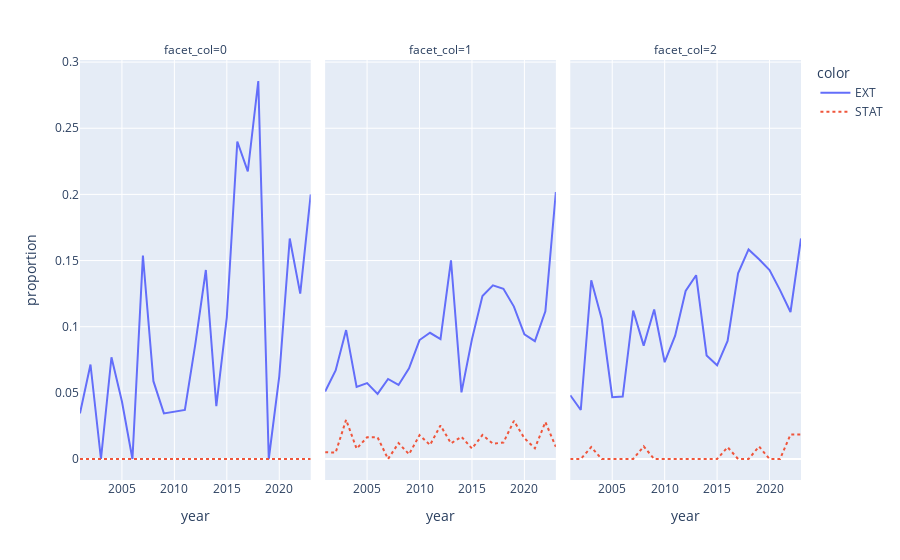

Notebook source saved alongside this figure:
### Code cell
fig

### Figure 1 — Plotly figure (JSON) as saved in the notebook; plotly's stock layout.template omitted (floating-point values rounded to 4 significant figures)
{"data": [{"hovertemplate": "color=EXT<br>facet_col=0<br>year=%{x}<br>proportion=%{y}<extra></extra>", "legendgroup": "EXT", "line": {"color": "#636efa", "dash": "solid"}, "marker": {"symbol": "circle"}, "mode": "lines", "name": "EXT", "orientation": "v", "showlegend": true, "type": "scatter", "x": [2001, 2002, 2003, 2004, 2005, 2006, 2007, 2008, 2009, 2010, 2011, 2012, 2013, 2014, 2015, 2016, 2017, 2018, 2019, 2020, 2021, 2022, 2023], "xaxis": "x", "y": [0.03448, 0.07143, 0, 0.07692, 0.04348, 0, 0.1538, 0.05882, 0.03448, 0.03571, 0.03704, 0.08696, 0.1429, 0.04, 0.1071, 0.24, 0.2174, 0.2857, 0, 0.0625, 0.1667, 0.125, 0.2], "yaxis": "y"}, {"hovertemplate": "color=EXT<br>facet_col=1<br>year=%{x}<br>proportion=%{y}<extra></extra>", "legendgroup": "EXT", "line": {"color": "#636efa", "dash": "solid"}, "marker": {"symbol": "circle"}, "mode": "lines", "name": "EXT", "orientation": "v", "showlegend": false, "type": "scatter", "x": [2001, 2002, 2003, 2004, 2005, 2006, 2007, 2008, 2009, 2010, 2011, 2012, 2013, 2014, 2015, 2016, 2017, 2018, 2019, 2020, 2021, 2022, 2023], "xaxis": "x2", "y": [0.05102, 0.06699, 0.09746, 0.05447, 0.05738, 0.04918, 0.06048, 0.056, 0.06859, 0.08993, 0.09541, 0.09058, 0.1502, 0.05034, 0.09055, 0.1232, 0.1313, 0.1286, 0.1152, 0.09424, 0.08907, 0.1116, 0.2018], "yaxis": "y2"}, {"hovertemplate": "color=EXT<br>facet_col=2<br>year=%{x}<br>proportion=%{y}<extra></extra>", "legendgroup": "EXT", "line": {"color": "#636efa", "dash": "solid"}, "marker": {"symbol": "circle"}, "mode": "lines", "name": "EXT", "orientation": "v", "showlegend": false, "type": "scatter", "x": [2001, 2002, 2003, 2004, 2005, 2006, 2007, 2008, 2009, 2010, 2011, 2012, 2013, 2014, 2015, 2016, 2017, 2018, 2019, 2020, 2021, 2022, 2023], "xaxis": "x3", "y": [0.04819, 0.03704, 0.1351, 0.1058, 0.04673, 0.04717, 0.1121, 0.08571, 0.113, 0.07317, 0.09322, 0.127, 0.1389, 0.07826, 0.0708, 0.08929, 0.1404, 0.1584, 0.1509, 0.1429, 0.1277, 0.1111, 0.1667], "yaxis": "y3"}, {"hovertemplate": "color=STAT<br>facet_col=0<br>year=%{x}<br>proportion=%{y}<extra></extra>", "legendgroup": "STAT", "line": {"color": "#EF553B", "dash": "dot"}, "marker": {"symbol": "circle"}, "mode": "lines", "name": "STAT", "orientation": "v", "showlegend": true, "type": "scatter", "x": [2001, 2002, 2003, 2004, 2005, 2006, 2007, 2008, 2009, 2010, 2011, 2012, 2013, 2014, 2015, 2016, 2017, 2018, 2019, 2020, 2021, 2022, 2023], "xaxis": "x", "y": [0, 0, 0, 0, 0, 0, 0, 0, 0, 0, 0, 0, 0, 0, 0, 0, 0, 0, 0, 0, 0, 0, 0], "yaxis": "y"}, {"hovertemplate": "color=STAT<br>facet_col=1<br>year=%{x}<br>proportion=%{y}<extra></extra>", "legendgroup": "STAT", "line": {"color": "#EF553B", "dash": "dot"}, "marker": {"symbol": "circle"}, "mode": "lines", "name": "STAT", "orientation": "v", "showlegend": false, "type": "scatter", "x": [2001, 2002, 2003, 2004, 2005, 2006, 2007, 2008, 2009, 2010, 2011, 2012, 2013, 2014, 2015, 2016, 2017, 2018, 2019, 2020, 2021, 2022, 2023], "xaxis": "x2", "y": [0.005102, 0.004785, 0.02966, 0.007782, 0.01639, 0.01639, 0, 0.012, 0.00361, 0.01799, 0.0106, 0.02536, 0.01186, 0.01678, 0.007874, 0.01812, 0.01158, 0.01245, 0.02881, 0.01571, 0.008097, 0.02791, 0.009174], "yaxis": "y2"}, {"hovertemplate": "color=STAT<br>facet_col=2<br>year=%{x}<br>proportion=%{y}<extra></extra>", "legendgroup": "STAT", "line": {"color": "#EF553B", "dash": "dot"}, "marker": {"symbol": "circle"}, "mode": "lines", "name": "STAT", "orientation": "v", "showlegend": false, "type": "scatter", "x": [2001, 2002, 2003, 2004, 2005, 2006, 2007, 2008, 2009, 2010, 2011, 2012, 2013, 2014, 2015, 2016, 2017, 2018, 2019, 2020, 2021, 2022, 2023], "xaxis": "x3", "y": [0, 0, 0.009009, 0, 0, 0, 0, 0.009524, 0, 0, 0, 0, 0, 0, 0, 0.008929, 0, 0, 0.009434, 0, 0, 0.01852, 0.01852], "yaxis": "y3"}], "layout": {"annotations": [{"font": {}, "showarrow": false, "text": "facet_col=0", "x": 0.16, "xanchor": "center", "xref": "paper", "y": 1, "yanchor": "bottom", "yref": "paper"}, {"font": {}, "showarrow": false, "text": "facet_col=1", "x": 0.5, "xanchor": "center", "xref": "paper", "y": 1, "yanchor": "bottom", "yref": "paper"}, {"font": {}, "showarrow": false, "text": "facet_col=2", "x": 0.84, "xanchor": "center", "xref": "paper", "y": 1, "yanchor": "bottom", "yref": "paper"}], "legend": {"title": {"text": "color"}, "tracegroupgap": 0}, "margin": {"t": 60}, "xaxis": {"anchor": "y", "domain": [0, 0.32], "title": {"text": "year"}}, "xaxis2": {"anchor": "y2", "domain": [0.34, 0.66], "matches": "x", "title": {"text": "year"}}, "xaxis3": {"anchor": "y3", "domain": [0.68, 1.0], "matches": "x", "title": {"text": "year"}}, "yaxis": {"anchor": "x", "domain": [0, 1], "title": {"text": "proportion"}}, "yaxis2": {"anchor": "x2", "domain": [0, 1], "matches": "y", "showticklabels": false}, "yaxis3": {"anchor": "x3", "domain": [0, 1], "matches": "y", "showticklabels": false}}}
